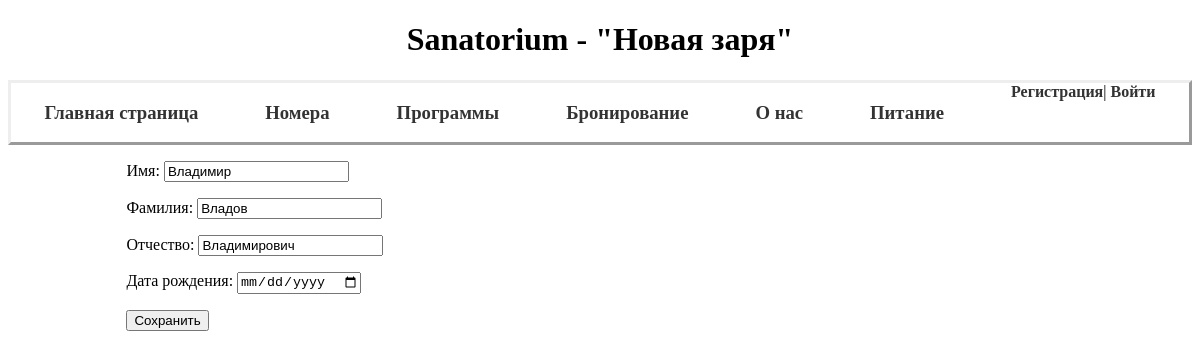
/Sanatorium/EditUser/10/, run on the app's committed database.
### Sanatorium/models.py (models this page shows, shortened)
class Users(models.Model):
    user = models.OneToOneField(User, on_delete=models.CASCADE)
    first_name = models.CharField(verbose_name="Имя", blank= True, null =True, max_length=50)
    last_name = models.CharField(verbose_name="Фамилия",blank = True, null=True, max_length=50)
    middle_name = models.CharField(verbose_name="Отчество", max_length=50,blank = True, null=True)
    birth_date = models.DateField(verbose_name="Дата рождения", default=date(2000, 1, 1))
    create_at = models.DateTimeField(verbose_name="Дата создания", auto_now_add=True)
    updated_at = models.DateTimeField(verbose_name="Дата изменения ", auto_now=True)
    class Meta:
        verbose_name = "Пользователь"
        verbose_name_plural = "Пользователи"
        ordering = ['last_name', 'first_name']

### Sanatorium/views.py (the view)
class EditUser(DataMixin,UpdateView):
    model = Users
    form_class = EditUser
    template_name = "sanatorium/EditUser.html"
    success_url =  reverse_lazy('admin')
    def get_context_data(self, *, object_list=None, **kwargs):
        context = super().get_context_data(**kwargs)
        c_def = self.get_user_context()
        return {**context, **c_def}

### Sanatorium/forms.py
class EditUser(forms.ModelForm):
    class Meta:
        model = Users
        fields = ['first_name','last_name','middle_name','birth_date']
        widgets = {
            'birth_date': forms.DateInput(attrs={'type': 'date'})
        }

### Sanatorium/utils.py (called while the page is built)
    def get_user_context(self,**kwargs):
        context = kwargs
        context['menu'] = menu
        context['title']=title
        return context

### Sanatorium/templates/sanatorium/EditUser.html (shortened to what this page needs)
{% extends 'sanatorium/base.html' %}
{% block content %}
<form method="post">
    {{ form.as_p }}
    <button type="submit">Сохранить</button>
</form>
{% endblock %}

### Sanatorium/static/sanatorium/css/style.css (style rules this page uses)
body { width: auto; font-family: Georgia; }

### data on the page
Users: first_name "Владимир", last_name "Владов", middle_name "Владимирович"

### other printed values
{{ m.title }} "Главная страница" "Номера" "Программы" "Бронирование" "О нас" "Питание"
